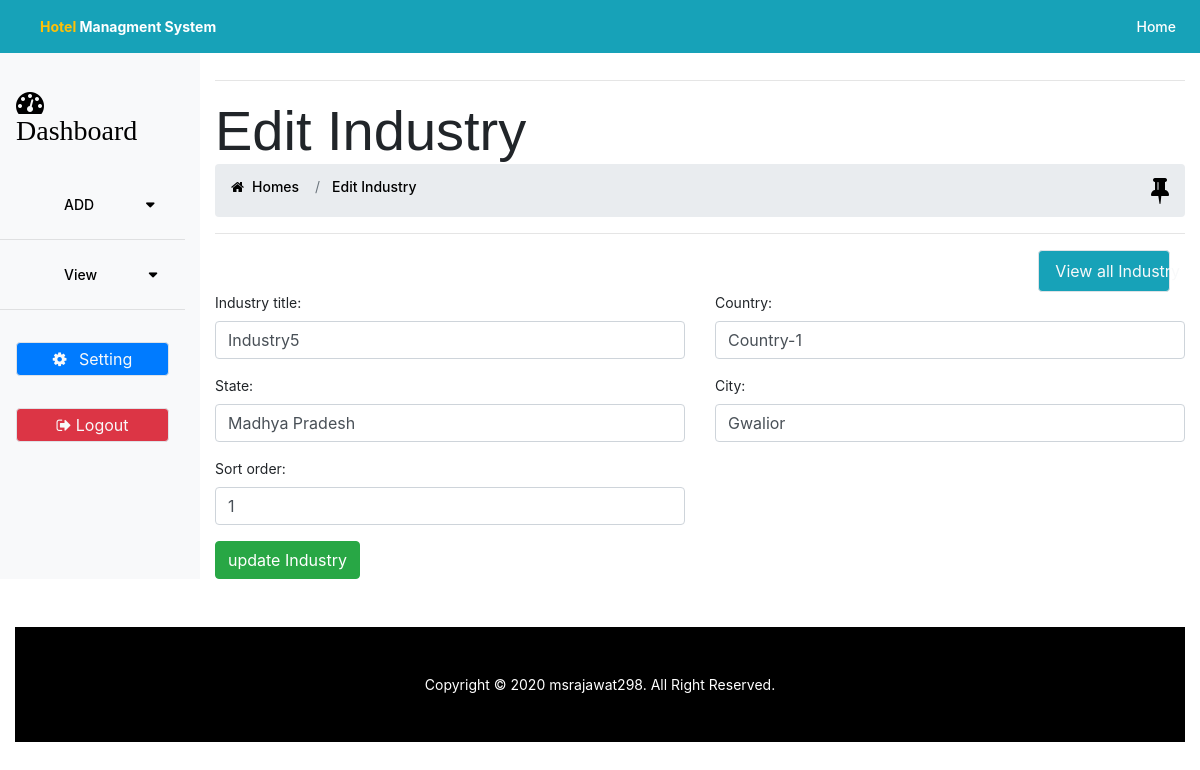
The app's page /admin/add_industry.php?edit_id=5 with its own data.
### tables this page shows
CREATE TABLE `industry` (
  `hotel_location_id` int(11) NOT NULL,
  `industry` varchar(50) NOT NULL,
  `country` varchar(50) NOT NULL,
  `state` varchar(50) NOT NULL,
  `city` varchar(50) NOT NULL,
  `sort_order` int(11) NOT NULL,
  `status` set('0','1') NOT NULL,
  `created_date` datetime NOT NULL DEFAULT current_timestamp(),
  `modified_date` datetime DEFAULT current_timestamp() ON UPDATE current_timestamp()
);

### admin/include/db.php (called while the page is built, shortened)
<?php
class db
{
    private $servername = "localhost";
    private $username = "root";
    private $password = "";
    private $dbname = "hotel";
    private $conn;
    function __construct()
    {
        try {
            $this->conn = new PDO("mysql:host=$this->servername;dbname=$this->dbname", $this->username, $this->password);
            $this->conn->setAttribute(PDO::ATTR_ERRMODE, PDO::ERRMODE_EXCEPTION);
            return "Connected successfully";
        } catch (PDOException $e) {
            return "Connection failed: " . $e->getMessage();
        }
    }
    function select($table_name,$condtion="")
    {
        $stmt = $this->conn->prepare("SELECT * FROM $table_name WHERE 1 $condtion");
        $stmt->execute();
        $result = $stmt->fetchAll(PDO::FETCH_ASSOC);
        return $result;
    }
}
?>

### admin/add_industry.php (the view, shortened to what this page needs)
<?php
require_once 'include/db.php';
$tname = "industry";
$user = new db();
if (isset($_GET['edit_id'])) {
    $condtion =" AND hotel_location_id = {$_GET['edit_id']}";
	$edit = $user->select($tname,$condtion);
}
?>
	<?php include_once 'include/header.php';?>
	<body>
		<?php include 'include/navbar.php';?>
			<div class="container-fluid" id="main">
				<div class="row row-offcanvas row-offcanvas-left">
					<?php include 'include/sidebar.php';?>
 					<div class="col main pt-5 mt-3">
					<hr>
						<h1 class="display-4 d-none d-sm-block">
							<?php if (!empty($_GET['edit_id'])){echo "Edit Industry";}else{ echo "Add Industry";}?>
						</h1>
                <?php include 'breadcrumb.php';?>
            <div class="col-lg-2 ml-auto">
    			<a class="nav-link btn btn-outline-light bg-info border"
                        href="view_industry.php">View all Industry</a>
    		</div>
				<form method="POST" id="add_industry" autocomplete="on">
					<div class="row">
						<div class="col-lg-6">
							<div class="form-group">
								<label for="name">Industry title:</label>
								<input type="text" class="form-control rounded" id="industrytitle"
									  placeholder="Enter Industry title" name="industrytitle"
									  value="<?php if(isset($edit)){ echo $edit[0]['industry'];}?>">
							</div>
						</div>
                    <div class="col-lg-6">
                        <div class="form-group">
                            <label for="name">Country:</label>
                            <input type="text"
                                    class="form-control rounded"
                                    id="country"
                                    placeholder="Enter Country"
                                    name="country"
                                    value="<?php if(isset($edit)){ echo $edit[0]['country'];}?>">
                        </div>
                    </div>
                    <div class="col-lg-6">
                        <div class="form-group">
                            <label for="name">State:</label>
                            <input type="text"
                                    class="form-control rounded"
                                    id="state"
                                    placeholder="Enter state"
                                    name=state
                                    value="<?php if(isset($edit)){ echo $edit[0]['state'];}?>">
                        </div>
                    </div>
                    <div class="col-lg-6">
                        <div class="form-group">
                            <label for="name">City:</label>
                            <input type="text"
                                    class="form-control rounded"
                                    id="city"
                                    placeholder="Enter city"
                                    name=city
                                    value="<?php if(isset($edit)){ echo $edit[0]['city'];}?>">
                        </div>
                    </div>
                    <div class="col-lg-6">
                        <div class="form-group">
                            <label for="name">Sort order:</label>
                            <input type="number"
                                    class="form-control rounded"
                                    id="order"
                                    placeholder="Enter sort order"
                                    name=order
                                    value="<?php if(isset($edit)){ echo $edit[0]['sort_order'];}?>">
                        </div>
                    </div>
					<div class="col-lg-12">
						<input type="submit" class="btn btn-success" name="submit" value=<?php if(isset($edit)){?>"update Industry"<?php }else{?>"Add Industry"><?php }?>
					</div>
				</div>
			</form>
		</div>
	</div>
</div>
<?php include 'include/footer.php';?>
</body>
</html>

### css/style.css (style rules this page uses)
ul, li, a { text-decoration-style: none; list-style: none; }
h1,h2,h3,h4,h5,h6 { margin:0; font-family: 'Federo', sans-serif; font-weight: 600; }
body { font-size: .875rem; }
.sidebar .nav-link, a { font-weight: 500; color:black; }
body, html { height:100%; }

### records on screen
industry: industrytitle "Industry5", country "Country-1", state "Madhya Pradesh", city "Gwalior", order "1"
